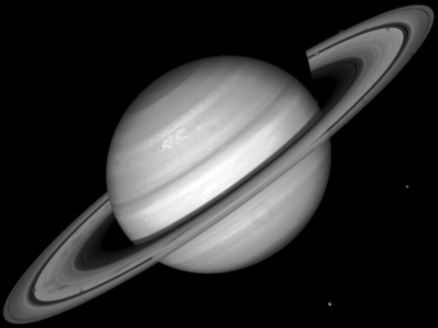
%> input picture Prácticas/Práctica 3/Ejercicios/Entrega/saturno.tif, 438 x 328 px
$ octave Ejercicio_6b.m   (GNU Octave 9; MATLAB toolbox functions it lacks are replaced by stand-ins)
%> lines starting %> are read from the running program, lines starting %| are printed output that depends on the picture
I = imread('saturno.tif');
%> I is the input picture: size 328x438 uint8; min 0, max 255, mean 50.5

imshow(I);

figure, imhist(I)
%> after `imhist(I)`:
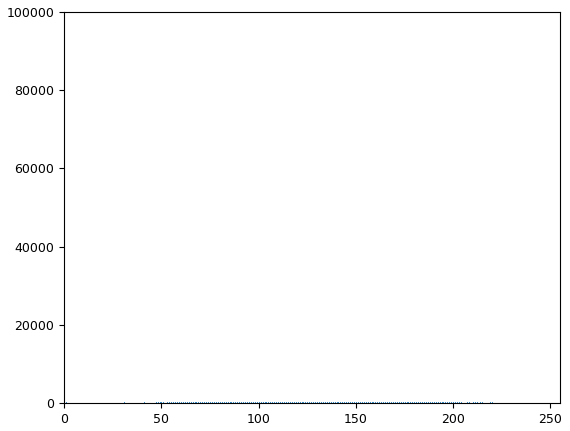
%> figure redrawn from the program's plot data; highest point at x = 0, y = 86366
figure, histeq(I)
%> after `histeq(I)`:
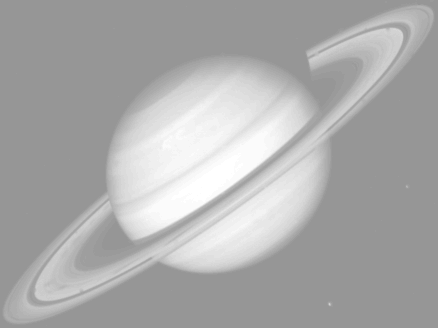
%> ans: size 328x438 uint8; min 150, max 255, mean 171.4
figure, imhist(histeq(I))

[J,T] = histeq(I);
%> T = 256 values from 0.587 to 1
plot((0:255)/255, T);
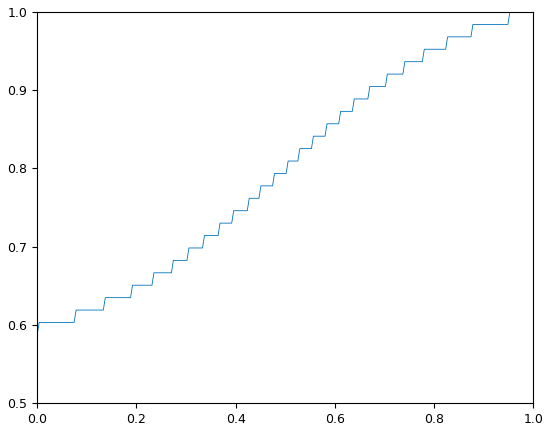
%> figure redrawn from the program's plot data; curve peaks at x = 0.953, y = 1

% Como se puede observar, en este caso la imagen 19.b no ha perdido tanta
% calidad como hizo la imagen "moon.tif" en el ejemplo. Esto puede que se
% deba a que la imagen actual, "saturno.tif", posea un fondo más uniforme

% Comparando las gráficas de la transformación entre "moon.tif" y
% "saturno.tif" se puede observar que: la segunda presenta un crecimiento
% escalonado más uniforme que la primera, que crece muchísimo para los
% valores iniciales y lentamente para los siguientes

$ run again, with Prácticas/Práctica 3/Ejercicios/moon.tif copied over Prácticas/Práctica 3/Ejercicios/Entrega/saturno.tif
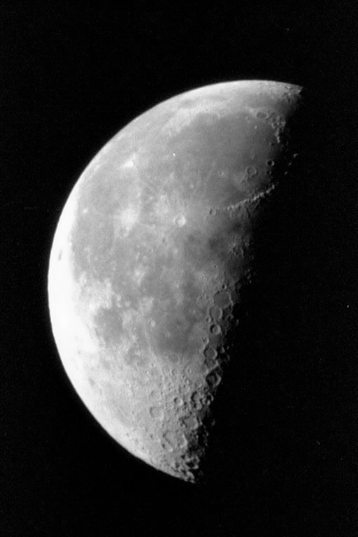
%> input picture Prácticas/Práctica 3/Ejercicios/moon.tif, 358 x 537 px
%> I is the input picture: size 537x358 uint8; min 0, max 253, mean 52.9
%> `histeq(I)`:
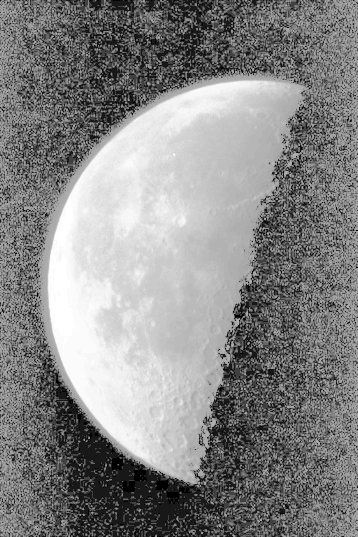
%> ans: size 537x358 uint8; min 0, max 255, mean 134.1
%> T = 256 values from 0 to 1
%> `plot((0:255)/255, T);`:
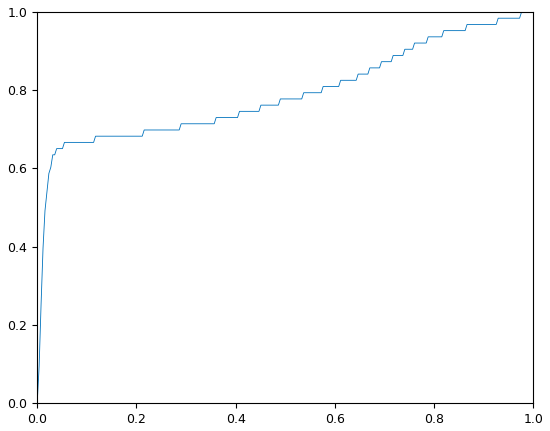
%> figure redrawn from the program's plot data; curve peaks at x = 0.976, y = 1
